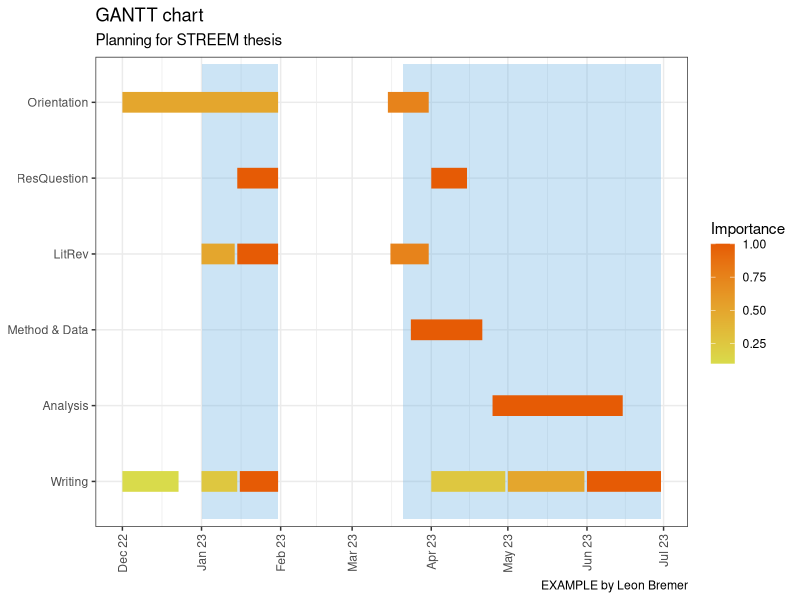
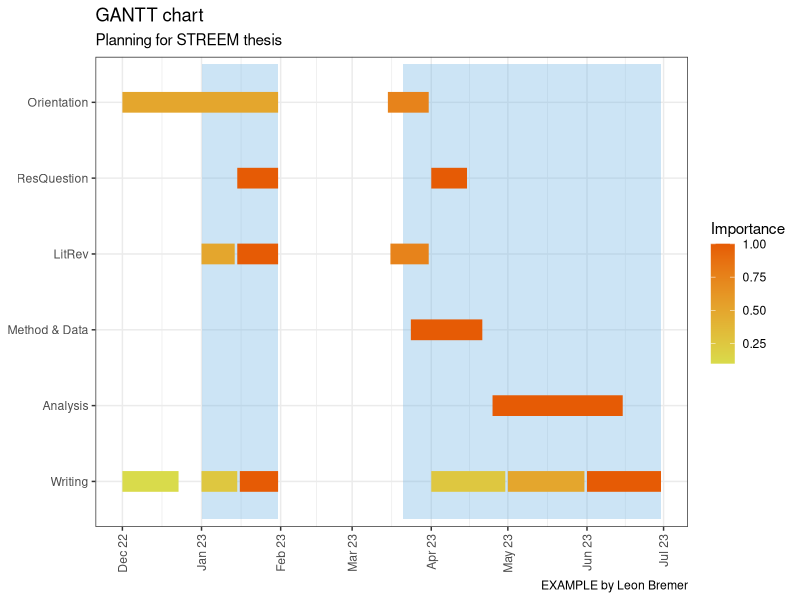

Generate these figures, in order, with R:
########################################
# Purpose:  Simple GANTT chart for research planning. Example for STREEM
#           students.
# Date:     Nov 1, 2022
# Author:   Leon Bremer
########################################

### Load external packages
library(tidyverse)
library(readxl)

### Setup
setwd('C:/Users/abr448/Documents/VU/TSS/TSS2023-24')

### Data
tbl <- read_excel("data/gantt_dates.xlsx") %>%
  mutate(
    Stage = factor(x = Stage,
                   levels = 1:6,
                   labels = c('Orientation', 'ResQuestion', 'LitRev',
                              'Method & Data', 'Analysis', 'Writing')),
    Start = as.Date(Start),
    End = as.Date(End)
  )

### Plot
ggplot(data = tbl,
       mapping = aes(x = Start, xend = End, y = Stage, yend = Stage,
                     color = Importance)) +
  annotate('rect', xmin = as.Date('2023-01-01'), xmax = as.Date('2023-01-31'),
           ymin = .5, ymax = tbl$Stage %>% levels() %>% length() + .5,
           fill = '#6fb3e3', alpha = .35) +
  annotate('rect', xmin = as.Date('2023-03-21'), xmax = as.Date('2023-06-30'),
           ymin = .5, ymax = tbl$Stage %>% levels() %>% length() + .5,
           fill = '#6fb3e3', alpha = .35) +
  geom_segment(size = 7) +
  labs(title = 'GANTT chart',
       subtitle = 'Planning for STREEM thesis',
       caption = 'EXAMPLE by Leon Bremer') +
  scale_x_date(date_breaks = "1 month", date_labels =  "%b %y") +
  scale_y_discrete(limits = rev) +
  theme_bw() +
  theme(
    axis.text.x = element_text(angle = 90, vjust = 0.5, hjust=1),
    axis.title = element_blank()
  ) +
  scale_color_continuous(low = '#d9db4b', high = '#e65b05')

ggsave('figures/gantt_example.pdf',
       width = 8,
       height = 3)
